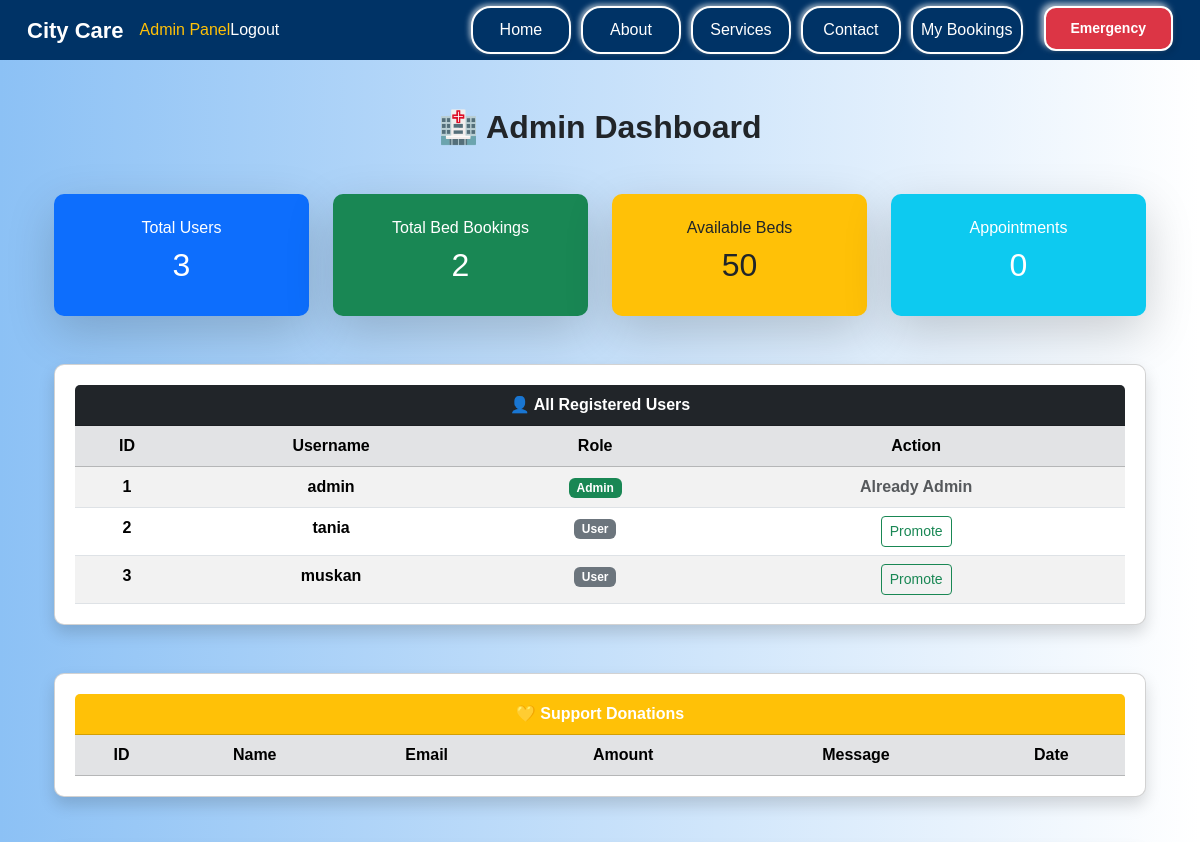
Page /admin (signed in, upper part) on the earlier database version.
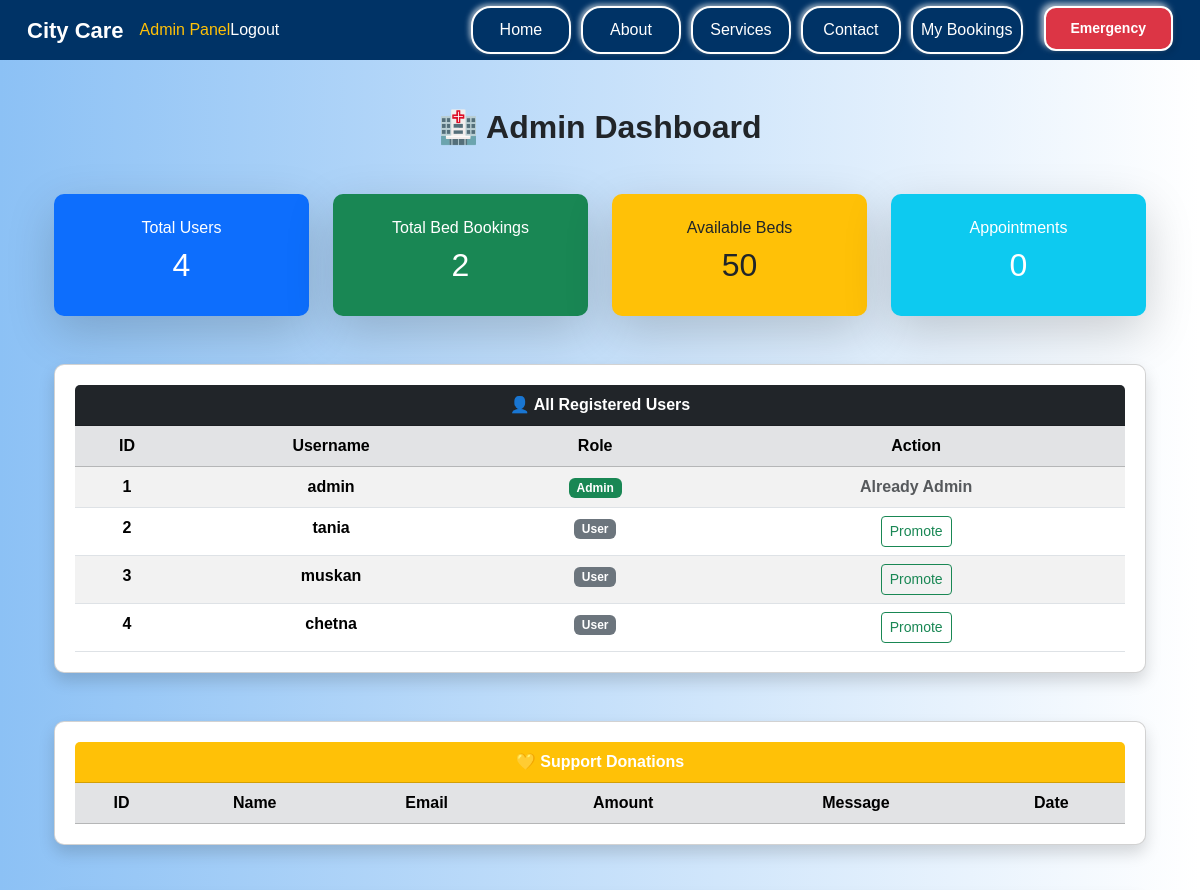
Same page on the later database version.
### main.py (models this page shows)
class User(db.Model):
    id = db.Column(db.Integer, primary_key=True)
    username = db.Column(db.String(100), nullable=False, unique=True)
    password = db.Column(db.String(200), nullable=False)
    role = db.Column(db.String(20), default="user")  # Default role is user

### main.py (the view)
@app.route('/admin')
@login_required
def admin_dashboard():
    if session.get("role") != "admin":
        flash("Access denied! Admins only.")
        return redirect(url_for('home'))
    TOTAL_BEDS = 50
    total_users = User.query.count()
    total_bed_bookings = BedBooking.query.count()
    total_appointments = Appointment.query.count()
    total_emergencies = EmergencyRequest.query.count()
    total_ambulances = AmbulanceRequest.query.count()
    total_support = Support.query.count()
    total_support_amount = db.session.query(db.func.sum(Support.amount)).scalar() or 0
    users = User.query.all()
    support_data = Support.query.order_by(Support.created_at.asc()).all()
    ambulance_requests = AmbulanceRequest.query.order_by(AmbulanceRequest.id.asc()).all()
    bed_bookings = BedBooking.query.order_by(BedBooking.id.asc()).all()
    occupied_beds=BedBooking.query.filter(BedBooking.status.in_(["Reserverd","Admitted"])).count()
    available_beds = TOTAL_BEDS - occupied_beds
    emergency_requests = EmergencyRequest.query.order_by(EmergencyRequest.id.desc()).all()
    appointments = Appointment.query.order_by(Appointment.id.desc()).all()
    return render_template(
        "admin_dashboard.html",
        total_users=total_users,
        total_bed_bookings=total_bed_bookings,
        available_beds=available_beds,
        total_appointments=total_appointments,
        total_emergencies=total_emergencies,
        total_ambulances=total_ambulances,
        total_support=total_support,
        total_support_amount=total_support_amount,
        users=users,
        support_data=support_data,
        ambulance_requests=ambulance_requests,
        bed_bookings=bed_bookings,
        emergency_requests=emergency_requests,
        appointments=appointments
    )

### main.py (called while the page is built)
def login_required(f):
    @wraps(f)
    def decorated_function(*args, **kwargs):
        if 'user_id' not in session:
            flash("Please log in first!", "login_error")
            return redirect(url_for('login'))
        return f(*args, **kwargs)
    return decorated_function

### templates/admin_dashboard.html (shortened to what this page needs)
{% extends "base.html" %}
{% block content %}
<div class="container mt-5">
<h2 class="text-center mb-5 fw-bold">🏥 Admin Dashboard</h2>
<div class="row g-4 mb-5 text-center">
    <div class="col-md-3">
        <div class="card shadow-lg border-0 p-4 bg-primary text-white">
            <h6>Total Users</h6>
            <h2>{{ total_users }}</h2>
        </div>
    </div>
    <div class="col-md-3">
        <div class="card shadow-lg border-0 p-4 bg-success text-white">
            <h6>Total Bed Bookings</h6>
            <h2>{{ total_bed_bookings }}</h2>
        </div>
    </div>
    <div class="col-md-3">
        <div class="card shadow-lg border-0 p-4 bg-warning text-dark">
            <h6>Available Beds</h6>
            <h2>{{ available_beds }}</h2>
        </div>
    </div>
    <div class="col-md-3">
        <div class="card shadow-lg border-0 p-4 bg-info text-white">
            <h6>Appointments</h6>
            <h2>{{ total_appointments }}</h2>
        </div>
    </div>
</div>
<div class="card shadow mb-5">
    <div class="card-header bg-dark text-white">
        👤 All Registered Users
    </div>
    <div class="card-body p-0">
        <table class="table table-striped table-hover mb-0">
            <thead class="table-secondary">
                <tr>
                    <th>ID</th>
                    <th>Username</th>
                    <th>Role</th>
                    <th>Action</th>
                </tr>
            </thead>
            <tbody>
                {% for user in users %}
                <tr>
                    <td>{{ user.id }}</td>
                    <td>{{ user.username }}</td>
                    <td>
                        {% if user.role == "admin" %}
                            <span class="badge bg-success">Admin</span>
                        {% else %}
                            <span class="badge bg-secondary">User</span>
                        {% endif %}
                    </td>
                    <td>
                        {% if user.role != "admin" %}
                            <a href="{{ url_for('promote_user', user_id=user.id) }}"
                               class="btn btn-sm btn-outline-success">
                               Promote
                            </a>
                        {% else %}
                            <span class="text-muted">Already Admin</span>
                        {% endif %}
                    </td>
                </tr>
                {% endfor %}
            </tbody>
        </table>
    </div>
</div>
<div class="card shadow mb-5">
    <div class="card-header bg-warning fw-bold">
        💛 Support Donations
    </div>
    <div class="card-body p-0">
        <table class="table table-striped table-hover mb-0">
            <thead class="table-secondary">
                <tr>
                    <th>ID</th>
                    <th>Name</th>
                    <th>Email</th>
                    <th>Amount</th>
                    <th>Message</th>
                    <th>Date</th>
                </tr>
            </thead>
        </table>
    </div>
</div>
</div>
{% endblock %}

### templates/base.html (shortened to what this page needs)
<!doctype html>
<html lang="en" dir="ltr">
<head>
    <link
        rel="stylesheet"
        href="https://cdn.jsdelivr.net/npm/bootstrap@5.3.3/dist/css/bootstrap.min.css"
    >
    <link rel="stylesheet" href="{{ url_for('static', filename='css/style.css') }}">
</head>
<body class="{% block class %}{% endblock %}">
<nav class="navbar navbar-expand-lg navbar-dark">
    <div class="container-fluid">
        <a class="navbar-brand fw-bold" href="{{ url_for('home') }}">
            City Care
        </a>
        {% if session.get('role')=='admin' %}
        <a class="nav-link text-warning"
           href="{{ url_for('admin_dashboard') }}">
            Admin Panel
        </a>
        {% endif %}
        {% if session.get('user_id') %}
        <a class="nav-link text-white"
           href="{{ url_for('logout') }}">Logout</a>
        {% else %}
        <a class="nav-link text-white login-btn {% if request.path == '/login' %}active{% endif %}"
           href="{{ url_for('login')}}">Login</a>
        <a class="nav-link text-white Register-btn {% if request.path == '/register' %}active{% endif %}"
           href="{{ url_for('register')}}">Register</a>
        {% endif %}
        <div class="collapse navbar-collapse" id="navbarNav">
            <ul class="navbar-nav ms-auto align-items-center">
                <li class="nav-item text-white home-btn">
                    <a class="nav-link {% if request.path == '/' %}active{% endif %}"
                       href="{{ url_for('home') }}">
                       Home
                    </a>
                </li>
                <li class="nav-item text-white about-btn">
                    <a class="nav-link {% if request.path == '/about' %}active{% endif %}"
                       href="{{ url_for('about') }}">
                       About
                    </a>
                </li>
                <li class="nav-item text-white services-btn">
                    <a class="nav-link {% if request.path == '/services' %}active{% endif %}"
                       href="{{ url_for('services') }}">
                       Services
                    </a>
                </li>
                <li class="nav-item text-white contact-btn">
                    <a class="nav-link {% if request.path == '/contact' %}active{% endif %}"
                       href="{{ url_for('contact') }}">
                       Contact
                    </a>
                </li>
                <li class="nav-item text-white">
                    <a class="nav-link {% if request.path == '/my_bookings' %}active{% endif %}"
                       href="{{ url_for('my_bookings') }}">
                       My Bookings
                    </a>
                </li>
                <li class="nav-item ms-3">
                    <a class="btn btn-danger btn-sm" href="{{ url_for('emergency') }}">
                        Emergency
                    </a>
                </li>
            </ul>
        </div>
    </div>
</nav>
<main class="container mt-4">
    <div>
        {% block content %}{% endblock %}
    </div>
</main>
</body>
</html>

### static/css/style.css (style rules this page uses)
.navbar-nav .nav-link { padding: 10px 25px; border-radius: 25px; min-width: 100px; text-align: center; margin: 0 5px; color: white !important; background:#003366; transition: all 0.3s ease; box-shadow: 2px 2px 5px rgba(0,0,0,0.1),-2px -2px 5px rgba(255,255,255,0.6); border:2px solid white; }
.navbar { background:#003366; backdrop-filter: blur(8px); padding: 6px 15px; border:none; font-weight: 500; box-shadow: none; }
.navbar-brand { font-size: 22px; font-weight: bold; color: white ; }
.btn-danger { border-radius: 12px; padding: 10px 25px; font-weight: 600; box-shadow: 2px 2px 5px rgba(0,0,0,0.1), -2px -2px 5px rgba(255,255,255,0.6); border: 2px solid white; transition: all 0.3s ease; }
.btn-danger { transform: translateY(-2px); box-shadow: 3px 3px 6px rgba(0,0,0,0.12), -3px -3px 6px rgba(255,255,255,0.7); }
body { background-color:#a0f0f0d3 ; }
body { margin: 0; padding: 0; font-family: Arial, Helvetica, sans-serif; background: linear-gradient(to right, #8cc1f5, #ffffff); }
.navbar-nav .nav-link, .login-btn, .Register-btn { padding: 10px 25px; border-radius: 20px; margin:0 5px; background: #003366; color: white!important; border: 2px solid white; box-shadow: 2px 2px 5px rgba(0,0,0,0.1), -2px -2px 5px rgba(255,255,255,0.6); transition: all 0.3s ease; }
.card { flex: 1; padding: 20px; border-radius: 10px; color: white; text-align: center; font-weight: bold; }

Differences in the rows shown:
added User: id "4", username "chetna", role "User"
Other differences:
{{ total_users }}: "3" → "4"
